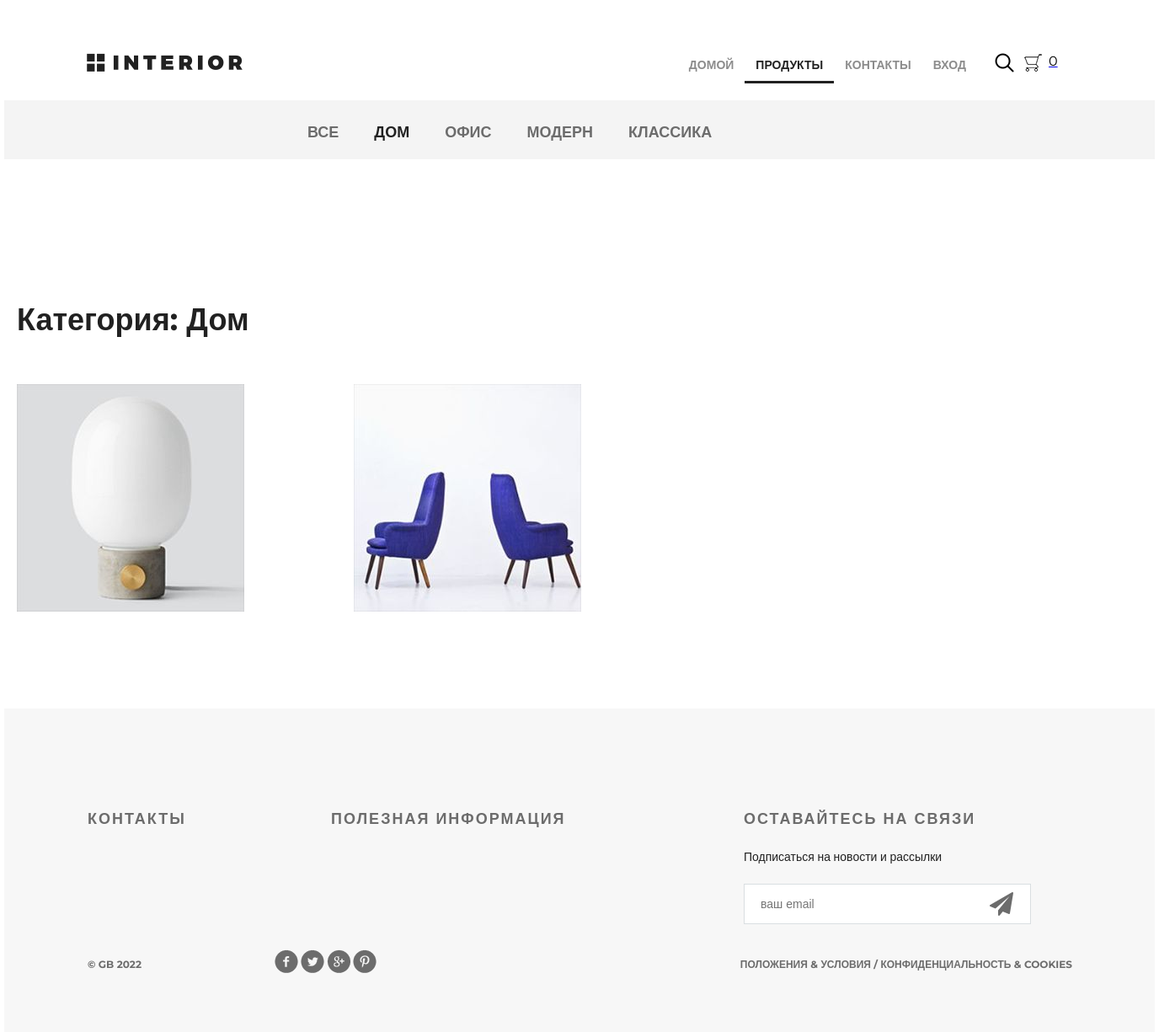
Screenshot of /products/29/ with the database file from the repository.
### mainapp/models.py (models this page shows, shortened)
class Category(models.Model):
    name = models.CharField(max_length=128, verbose_name="Название", unique=True)
    description = models.TextField(verbose_name="Описание")
    class Meta:
        verbose_name = "категория"
        verbose_name_plural = "категории"
        ordering = ('pk', )

class Product(models.Model):
    category = models.ForeignKey(Category, on_delete=models.CASCADE, verbose_name='Категория')
    name = models.CharField(max_length=128, verbose_name="Название")
    image = models.ImageField(upload_to='product', blank=True, null=True, verbose_name='Изображение')
    short_desc = models.CharField(max_length=70, verbose_name="Краткое описание")
    description = models.TextField(verbose_name="Описание")
    price = models.DecimalField(max_digits=8, decimal_places=2, verbose_name='Цена')
    quantity = models.PositiveSmallIntegerField(default=0, verbose_name='Количество')
    class Meta:
        verbose_name = "продукт"
        verbose_name_plural = "продукты"

### mainapp/views.py (the view, shortened to what this page needs)
# urls.py: path('products/', include('mainapp.urls', namespace='products')),
def products(request, pk=None):
    print(pk)
    links_menu = Category.objects.all()
    if pk is not None:
        if pk == 0:
            products_list = Product.objects.all()
            category_item = {'name': 'все', 'pk': 0}
        else:
            category_item = get_object_or_404(Category, pk=pk)
            products_list = Product.objects.filter(category_id=pk)
        context = {
            'links_menu': links_menu,
            'products': products_list,
            'category': category_item,
            'basket': get_basket(request.user),
        }
        return render(request, 'mainapp/products_list.html', context)

### mainapp/views.py (called while the page is built)
def get_basket(user):
    basket_list = 0
    if user.is_authenticated:
        basket_list = sum(list(Basket.objects.filter(user=user).values_list('quantity', flat=True)))
    return basket_list

### mainapp/templates/mainapp/products_list.html (shortened to what this page needs)
{% extends 'mainapp/base.html' %}
{% load static %}
{% block menu %}
<div class="hero-white">
	<div class="header clearfix">
		{% include 'mainapp/includes/inc_main_menu.html' %}
	</div>
</div>
{% endblock %}
{% block content %}
<div class="details">
	<div class="links clearfix">
		{% include 'mainapp/includes/inc_products_menu.html' %}
	</div>
	<div class="products">
		<div class="title clearfix">
			<h2>
				Категория: {{ category.name|title }}
			</h2>
		</div>
		<div class="products">
			{% for product in products %}
			<div class="block">
				<a href="{% url 'basket:add' product.pk %}"><img src="/media/{{ product.image }}" alt="">
				</a>
			</div>
			{% endfor %}
		</div>
	</div>
</div>
{% endblock %}

### mainapp/templates/mainapp/includes/inc_products_menu.html
<ul class="links-menu">
    <li>
        <a href="{% url 'products:product_list' 0 %}"  # адрес с именем product_list из пространства имен products, соответствующий
категории с номером 0
           {% if request.resolver_match.kwargs.pk == 0 %} class='active' {% endif %}>
        все
        </a>
    </li>
    {% for link_menu in links_menu %}
        <li>
            <a href="{% url 'products:product_list' link_menu.pk %}" {% if request.resolver_match.kwargs.pk == link_menu.pk %}
                class='active' {% endif %}>{{ link_menu.name }}</a>
        </li>
    {% endfor %}
</ul>

### static/css/style.css (style rules this page uses)
* { margin: 0; padding: 0; }
body { font-family: 'Montserrat', sans-serif; }
html, body { height: 100%; }
.clearfix:after { content: ""; display: block; clear: both; }
.title { height: 152px; margin-right: 15px; }
.title h2 { float: left; margin-top: 118px; color: #212121; font-size: 36px; font-weight: 700; text-align: left; margin-left: 15px; }
.products { margin-top: 50px; margin-bottom: 56px; }
.products .block a img { float: left; }
.products .block { float: left; margin: 15px; display: block; height: 370px; width: 370px; position: relative; }
.hero-white { background-color: #fff; height: 119px; padding-left: 98px; padding-right: 211px; position: relative; }
.links { height: 70px; background-color: #f4f4f4; position: relative; padding-left: 360px; }
.links-menu { margin: 27px auto 0px; position: absolute; }
.links-menu li { float: left; list-style-type: none; padding-right: 42px; }
.links-menu li a { text-decoration: none; color: #6c6c6c; font-size: 18px; font-weight: 700; text-transform: uppercase; }
.links-menu .active { color: #212121; font-size: 18px; font-weight: 700; }

### rows the page displays
Category: name "ДОМ", name "Дом"
Category: name "ОФИС"
Category: name "МОДЕРН"
Category: name "КЛАССИКА"
Product: image (picture)
Product: image (picture)

### other values shown
{{ basket }} "0"
